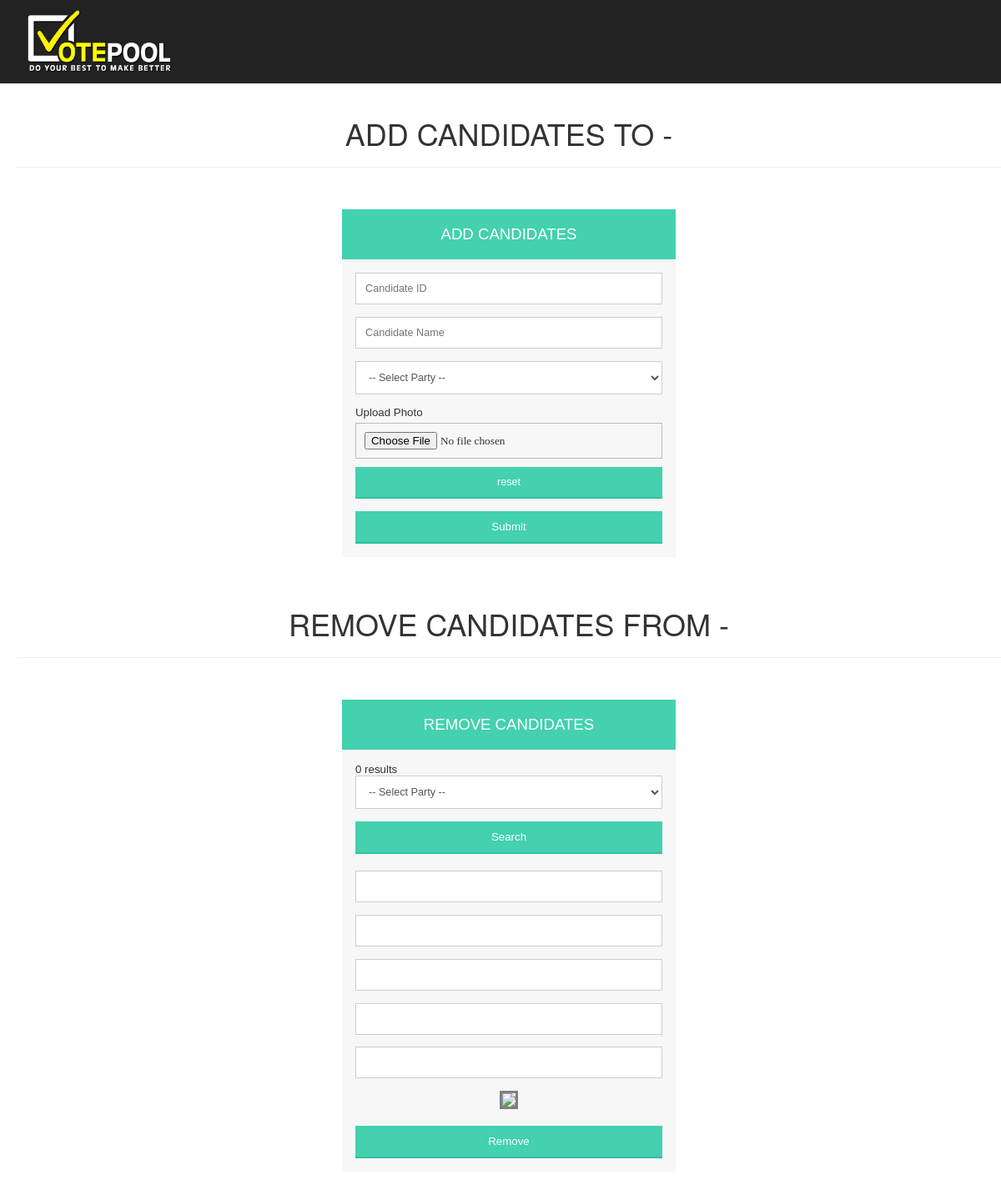
/formPage/addCandidatesDistrict.php (signed in), run on an earlier commit of the app's database.
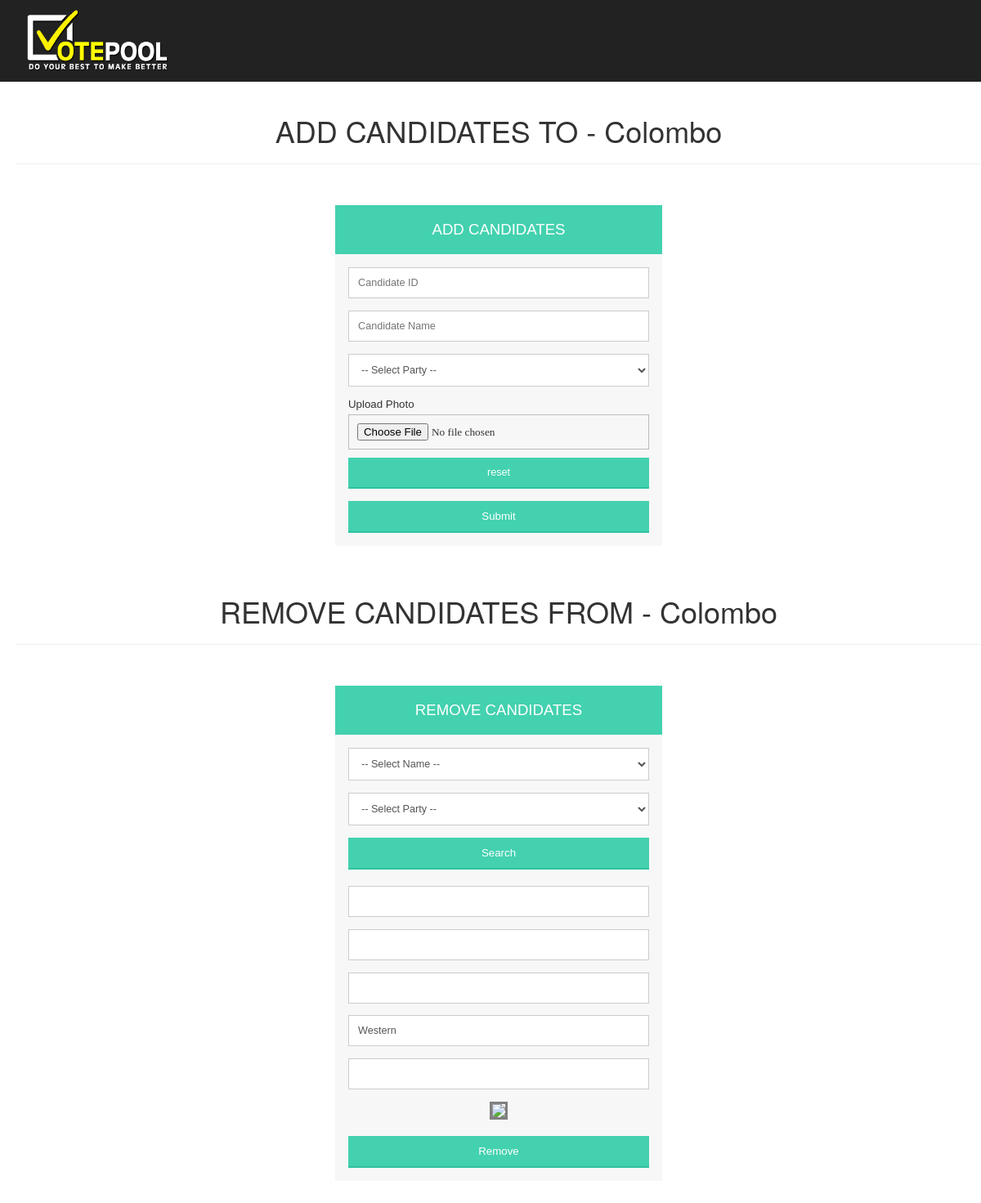
And on a later commit of the database.
### tables this page shows
create table seats(
		electrolDistrictId varchar(20) NOT NULL PRIMARY KEY,
		electrolDistrict varchar(20) NOT NULL,
		province varchar(20) NOT NULL,
		count int(3) NOT NULL
	);

### formPage/addCandidatesDistrict.php (the view, shortened to what this page needs)
<!DOCTYPE html PUBLIC "-//W3C//DTD XHTML 1.0 Transitional//EN" "http://www.w3.org/TR/xhtml1/DTD/xhtml1-transitional.dtd">
<html xmlns="http://www.w3.org/1999/xhtml">
<head>
<link rel="stylesheet" type="text/css" href="../css/form.css">
<link rel="stylesheet" type="text/css" href="../css/addpages.css" />
<link rel="stylesheet" type="text/css" href="../css/bootstrap.css" />
<?php
$name = "";
$partyId = "";
$number = "";
$electrolDistrictId = "";
$photo = "";
?>
</head>
<body>
<div id="maindiv">
<header>
<div id="logodiv"><img src="../images/logo.png" id="logo"></div>
</header>
<div id="rightdiv">
    <div id="requestDiv">
      <?php
include '../include/dbhandler.php';
$district = $_SESSION['district'];
$sql = "SELECT * FROM seats where electrolDistrictId = '$district'";
$result = $conn->query($sql);
$row = $result->fetch_assoc();
$DistrictName = $row['electrolDistrict'];
echo "<h1 align='center'>ADD CANDIDATES TO - ".$DistrictName." </h1>";
  ?>
        <hr />
        <div class="form-style-6" id="formdiv">
        <h1>ADD CANDIDATES</h1>
         <form action="../include/addCandidatesDistrict.php" method="POST" enctype="multipart/form-data">
            <input type="text" name="number" placeholder="Candidate ID" autocomplete="off">
            <input type="text" name="name" placeholder="Candidate Name" autocomplete="off">
          <?php
            include '../include/dbhandler.php';
            $district = $_SESSION['district'];
            $sql = "SELECT * FROM seats where electrolDistrictId = '$district'";
            $result = $conn->query($sql);
            $row = $result->fetch_assoc();
            $province = $row['province'];
          ?>
          <?php
           include '../include/dbhandler.php';
                $sql = "SELECT DISTINCT name,partyId FROM party WHERE electrolDistrictId= '$district' ORDER BY name ";
          $result = $conn->query($sql);
          if ($result->num_rows > 0) {
               echo "<select name='partyId'>";
                echo "<option value='-- Select Party --'>-- Select Party --</option>";
              echo "</select>";
          } else {
              echo "0 results";
          }
          ?>
             Upload Photo
            <input type="file" name="photo">
         <input type="reset" value="reset">
        <input type="submit" name="upload">
        </form>
        </div>
      <?php
include '../include/dbhandler.php';
$district = $_SESSION['district'];
$sql = "SELECT * FROM seats where electrolDistrictId = '$district'";
$result = $conn->query($sql);
$row = $result->fetch_assoc();
$DistrictName = $row['electrolDistrict'];
echo "<h1 align='center'>REMOVE CANDIDATES FROM - ".$DistrictName." </h1>";
  ?>
        <hr />
        <div class="form-style-6" id="formdiv">
        <h1>REMOVE CANDIDATES</h1>
         <form action="../formPage/addCandidatesDistrict.php" method="POST" enctype="multipart/form-data">
           <?php
           include '../include/dbhandler.php';
                $sql = "SELECT DISTINCT name FROM candidate  WHERE electrolDistrictId= '$district' ORDER BY name";
          $result = $conn->query($sql);
          if ($result->num_rows > 0) {
               echo "<select name='name'>";
                echo "<option value='-- Select Name --'>-- Select Name --</option>";
              echo "</select>";
          } else {
              echo "0 results";
          }
          ?>
            <?php
           include '../include/dbhandler.php';
                $sql = "SELECT DISTINCT name,partyId FROM party  WHERE electrolDistrictId= '$district' ORDER BY name";
          $result = $conn->query($sql);
          if ($result->num_rows > 0) {
               echo "<select name='partyId'>";
                echo "<option value='-- Select Party --'>-- Select Party --</option>";
              echo "</select>";
          } else {
              echo "0 results";
          }
          ?>
          <input type="submit" name="search" value="Search" style="margin-bottom: 20px">
            <input type="text" name="name2" placeholder="" autocomplete="off"  value="<?php echo $name; ?>">
            <input type="text" name="partyId2" placeholder="" autocomplete="off"  value="<?php echo $partyId; ?>">
            <input type="text" name="number" placeholder="" autocomplete="off"  value="<?php echo $number; ?>">
            <input type="text" name="province" placeholder="" autocomplete="off"  value="<?php echo $province; ?>">
            <input type="text" name="electrolDistrictId" placeholder="" autocomplete="off"  value="<?php echo $electrolDistrictId; ?>">
            <center><img src="../images/candidatePhotos/<?php echo $photo; ?>" width="200px" style="margin-bottom: 20px;  border: 3px solid gray;"></center>
        <input type="submit" name="delete" value="Remove">
        </form>
        </div>
  </div>
  </div>
</body>
 </html>

What changed in the data, as far as the page shows it:
added seats: electrolDistrict "Colombo", province "Western"
Also different on the page:
form field name: (not shown) → "-- Select Name --"
text no longer shown: "0 results"
